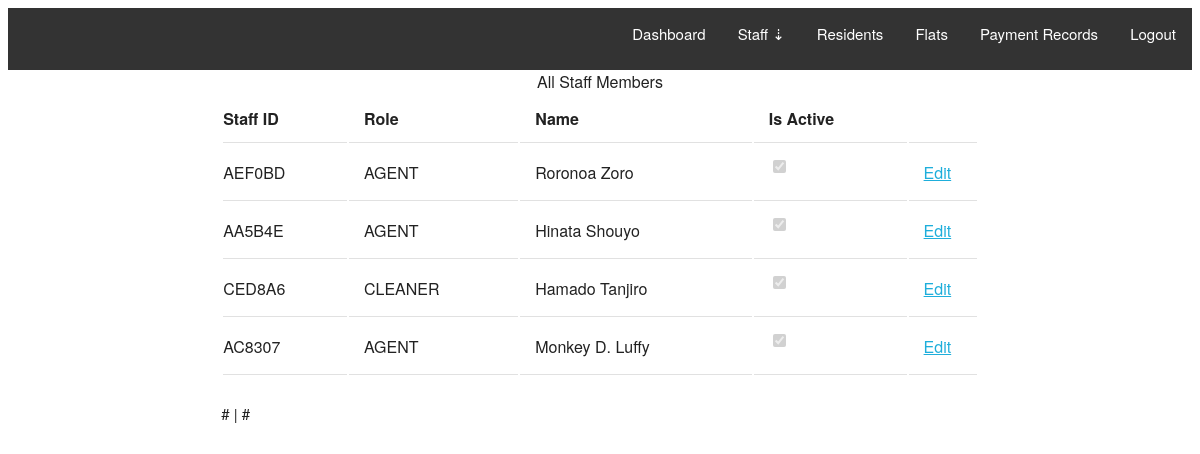
Page /admin/all_staff (signed in) on the committed database.
### estate/models.py (models this page shows, shortened)
class User(UserMixin, db.Model):
    __tablename__ = 'users'
    id = db.Column(db.Integer, primary_key=True)
    user_tag = db.Column(db.String(64), unique=True)
    password_hash = db.Column(db.String(128))
    fullname = db.Column(db.String(128))
    email = db.Column(db.String(128), unique=True)
    number = db.Column(db.String(64))
    is_active = db.Column(db.Boolean, default=True)
    joined_date = db.Column(db.DateTime, default=datetime.now())
    @property
    def password(self):
        raise AttributeError('PROPERTY NOT ACCESSIBLE')
    role_id = db.Column(db.Integer, db.ForeignKey('roles.id'))
    payments = db.relationship('Payment', backref='resident', lazy='dynamic')
    def get_users(role: str) -> list:
        staff = []
        ids = {'staff': [2, 3], 'residents':[1],'agents':[2], 'cleaners':[3]}
        for id in ids[role]:
            staff.append(User.query.filter_by(role_id=id))
        return staff

class Role(db.Model):
    __tablename__ = 'roles'
    id = db.Column(db.Integer, primary_key=True)
    name = db.Column(db.String(64), unique=True)
    users = db.relationship('User', backref='role', lazy='dynamic')

### estate/blueprints/admin/views.py (the view)
@admin.route('/admin/all_staff')
@login_required
def all_staff():
    page = request.args.get('page', 1, type=int)
    queries = User.get_users('staff')
    staffs = queries.pop(0)
    for query in queries:
        staffs = staffs.union(query)
    staffs = staffs.paginate(
        page=page, per_page=20, error_out=False
    )
    return render_template('admin/all_staff.html', staffs=staffs)

### estate/models.py (called while the page is built)
@login_manager.user_loader
def load_user(user_tag):
    return User.query.get(user_tag)

### estate/templates/admin/all_staff.html (shortened to what this page needs)
{% extends "base.html" %}
{% block content %}
<div class="container">
    <div class="container">
        <table class="u-full-width staff">
            <caption>All Staff Members</caption>
            <thead>
                <tr>
                    <th>Staff ID</th>
                    <th>Role</th>
                    <th>Name</th>
                    <th>Is Active</th>
                    <th></th>
                </tr>
            </thead>
            <tbody>
                {% for staff in staffs %}
                <tr>
                    <td>{{ staff.user_tag }}</td>
                    <td>{{ staff.role.name }}</td>
                    <td>{{ staff.fullname }}</td>
                    {% if staff.is_active %}
                    <td><input type="checkbox" checked disabled></td>
                    {% else %}
                    <td><input type="checkbox" disabled></td>
                    {% endif %}
                    <td><a href="{{ url_for('.edit_staff', id=staff.id) }}">Edit</a></td>
                </tr>
                {% endfor %}
            </tbody>
        </table>
        <div class="paginate">
            {% if staffs.has_prev %}
            <a href="{{ url_for('.all_staff', page=staffs.prev_num) }}">Prev</a>
            {% else %} # {% endif %}
            |
            {% if staffs.has_next %}
            <a href="{{ url_for('.all_staff', page=staffs.next_num) }}">Next</a>
            {% else %} # {% endif %}
        </div>
    </div>
</div>
{% endblock %}

### estate/templates/base.html (shortened to what this page needs)
<!DOCTYPE html>
<html lang="en">
<head>
    <link rel="stylesheet" href="{{ url_for('static', filename='css/custom.css') }}", type="text/css">
    <link rel="stylesheet" href="{{ url_for('static', filename='css/skeleton.css')}}" type="text/css">
</head>
<body>
    <main>
        {% block content %}
        {% endblock %}
    </main>
</body>
</html>

### estate/templates/partials/admin_nav.html (shortened to what this page needs)
<nav>
    <nav class="u-pull-right">
        <div>
            <li style="list-style: none;">
                <a href="{{ url_for('.dash') }}">Dashboard</a>
            </li>
            <div class="dropdown">
                <a class="dropbtn">Staff &#8675;</a>
            </div>
            <li style="list-style: none;">
                <a href="{{ url_for('.residents') }}">Residents</a>
            </li>
            <li style="list-style: none;">
                <a href="{{ url_for('.flats') }}">Flats</a>
            </li>
            <li style="list-style: none;">
                <a href="{{ url_for('.payments') }}">Payment Records</a>
            </li>
            <li style="list-style: none;">
                <a href="{{ url_for('.logout') }}">Logout</a>
            </li>
        </div>
    </nav>
</nav>

### estate/static/css/custom.css (style rules this page uses)
nav { background-color: #333; overflow: hidden; }
nav div { list-style-type: none; margin: 0; padding: 0; }
nav div li { float: left; }
nav div li a { display: block; color: white; text-align: center; padding: 14px 16px; text-decoration: none; }
.dropdown { float: left; overflow: hidden; }
.dropdown .dropbtn { display: block; color: white; text-align: center; padding: 14px 16px; text-decoration: none; }

### estate/static/css/skeleton.css (style rules this page uses)
.container { position: relative; width: 100%; max-width: 960px; margin: 0 auto; padding: 0 20px; box-sizing: border-box; }
@media (min-width: 400px) { .container { width: 85%; padding: 0; } }
@media (min-width: 550px) { .container { width: 80%; } }
html { font-size: 62.5%; }
body { font-size: 1.5em; line-height: 1.6; font-weight: 400; font-family: "Raleway", "HelveticaNeue", "Helvetica Neue", Helvetica, Arial, sans-serif; color: #222; }
a { color: #1EAEDB; }
input[type="checkbox"], input[type="radio"] { display: inline; }
li { margin-bottom: 1rem; }
th, td { padding: 12px 15px; text-align: left; border-bottom: 1px solid #E1E1E1; }
th:first-child, td:first-child { padding-left: 0; }
th:last-child, td:last-child { padding-right: 0; }
input, textarea, select, fieldset { margin-bottom: 1.5rem; }
pre, blockquote, dl, figure, table, p, ul, ol, form { margin-bottom: 2.5rem; }
.u-full-width { width: 100%; box-sizing: border-box; }
.u-pull-right { float: right; }
.container:after, .row:after, .u-cf { content: ""; display: table; clear: both; }

### rows in the picture
User: user_tag "AEF0BD", role.name "AGENT", fullname "Roronoa Zoro"
User: user_tag "AA5B4E", role.name "AGENT", fullname "Hinata Shouyo"
User: user_tag "CED8A6", role.name "CLEANER", fullname "Hamado Tanjiro"
User: user_tag "AC8307", role.name "AGENT", fullname "Monkey D. Luffy"
